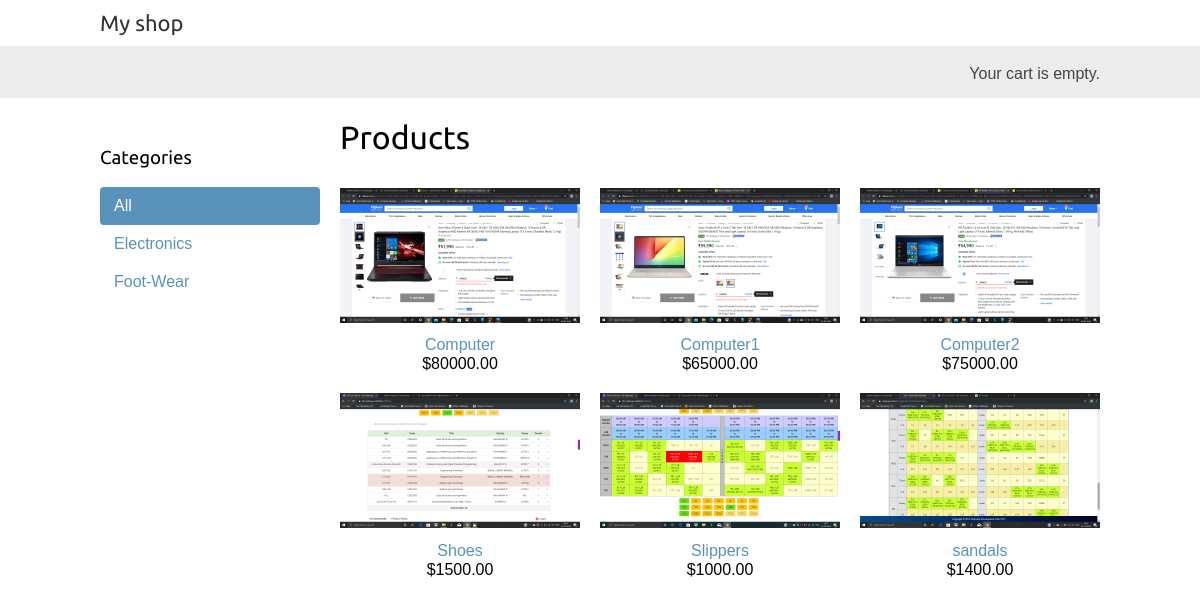
The page / on the database its author committed.
### shop/models.py (models this page shows, shortened)
class Category(models.Model):
     name=models.CharField(max_length=200,db_index=True)
     slug=models.SlugField(max_length=200,unique=True)
     class Meta:
          ordering=('name'),
          verbose_name='category'
          verbose_name_plural='categories'
     def get_absolute_url(self):
          return reverse('shop:product_list_by_category',args=[self.slug])

class Product(models.Model):
     category = models.ForeignKey(Category,
     related_name='products',on_delete=models.CASCADE)
     name = models.CharField(max_length=200, db_index=True)
     slug = models.SlugField(max_length=200, db_index=True)
     image = models.ImageField(upload_to='products/%Y/%m/%d',blank=True)
     description = models.TextField(blank=True)
     price = models.DecimalField(max_digits=10, decimal_places=2)
     available = models.BooleanField(default=True)
     created = models.DateTimeField(auto_now_add=True)
     updated = models.DateTimeField(auto_now=True)
     class Meta:
          ordering = ('name',)
          index_together = (('id', 'slug'),)
     def get_absolute_url(self):
          return reverse('shop:product_detail',args=[self.id, self.slug])

### shop/views.py (the view)
# urls.py: path('', views.product_list, name='product_list'),
def product_list(request, category_slug=None):
     category = None
     categories = Category.objects.all()
     products = Product.objects.filter(available=True)
     if category_slug:
          category = get_object_or_404(Category, slug=category_slug)
          products = products.filter(category=category)
     return render(request,'shop/product/list.html',{'category': category,'categories': categories,'products': products})

### shop/templates/shop/product/list.html (shortened to what this page needs)
{% extends "shop/base.html" %}
{% load static %}
{% block content %}
  <div id="sidebar">
    <h3>Categories</h3>
    <ul>
      <li {% if not category %}class="selected"{% endif %}>
        <a href="{% url "shop:product_list" %}">All</a>
      </li>
      {% for c in categories %}
        <li {% if category.slug == c.slug %}class="selected"{% endif %}>
          <a href="{{ c.get_absolute_url }}">{{ c.name }}</a>
        </li>
      {% endfor %}
    </ul>
  </div>
  <div id="main" class="product-list">
    <h1>{% if category %}{{ category.name }}{% else %}Products{% endif %}</h1>
    {% for product in products %}
      <div class="item">
        <a href="{{ product.get_absolute_url }}">
          <img src="{% if product.image %}{{ product.image.url }}{% else %}{% static "img/no_image.png" %}{% endif %}">
        </a>
        <a href="{{ product.get_absolute_url }}">{{ product.name }}</a><br>
        ${{ product.price }}
      </div>
    {% endfor %}
  </div>
{% endblock %}

### shop/templates/shop/base.html (shortened to what this page needs)
{% load static %}
<!DOCTYPE html>
<html>
<head>
  <link href="{% static "css/base.css" %}" rel="stylesheet">
</head>
<body>
  <div id="header">
    <a href="/" class="logo">My shop</a>
  </div>
  <div id="subheader">
    <div class="cart">
            Your cart is empty.
    </div>
  </div>
  <div id="content">
    {% block content %}
    {% endblock %}
  </div>
</body>
</html>

### shop/static/css/base.css (style rules this page uses)
body { margin:0; padding:0; font-family:helvetica, sans-serif; }
h1, h2, h3, h4, h5 , h6 { font-family: 'Ubuntu', sans-serif; font-weight:normal; }
a { text-decoration:none; color:#5993bb; }
#header { padding:10px 100px; font-size:18px; overflow:auto; }
#subheader { background:#ececec; color:#444; padding:15px 100px; overflow:auto; }
#header .logo { font-family: 'Ubuntu', sans-serif; float:left; color:#333; font-size:22px; margin-right:10%; }
#subheader .cart { float:right; padding-top:4px; }
#content { padding:0 100px; overflow:hidden; }
#sidebar { width:220px; padding:30px 20px 0 0; float:left; }
#sidebar ul { margin:0; padding:0; }
#sidebar ul li { margin:0; list-style:none; padding:10px 14px; }
#sidebar ul li a { display:block; }
#sidebar ul li.selected { background:#5993bb; border-radius:4px; }
#sidebar ul li.selected a { color:#fff; }
#main { float:left; width: 96%; margin-right:-220px; overflow:hidden; }
.product-list .item { width:25%; padding:10px 20px 10px 0; float:left; text-align:center; line-height:1.2; }
.product-list .item img { width:100%; margin-bottom:8px; }

### rows shown on the page
Category: name "Electronics"
Category: name "Foot-Wear"
Product: image (picture), name "Computer", price "80000.00"
Product: image (picture), name "Computer1", price "65000.00"
Product: image (picture), name "Computer2", price "75000.00"
Product: image (picture), name "Shoes", price "1500.00"
Product: image (picture), name "Slippers", price "1000.00"
Product: image (picture), name "sandals", price "1400.00"
